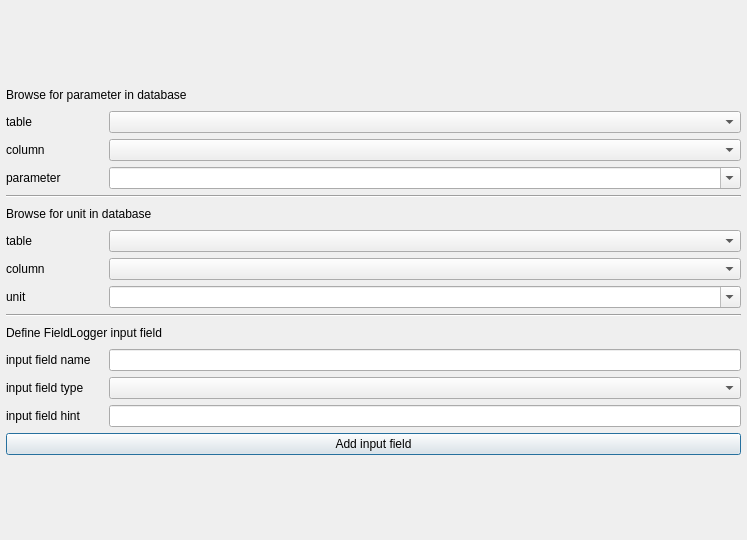
<?xml version="1.0" encoding="UTF-8"?>
<ui version="4.0">
 <class>ParameterBrowserDialog</class>
 <widget class="QDialog" name="ParameterBrowserDialog">
  <property name="windowModality">
   <enum>Qt::NonModal</enum>
  </property>
  <property name="enabled">
   <bool>true</bool>
  </property>
  <property name="geometry">
   <rect>
    <x>0</x>
    <y>0</y>
    <width>747</width>
    <height>540</height>
   </rect>
  </property>
  <property name="sizePolicy">
   <sizepolicy hsizetype="Fixed" vsizetype="Fixed">
    <horstretch>0</horstretch>
    <verstretch>0</verstretch>
   </sizepolicy>
  </property>
  <property name="minimumSize">
   <size>
    <width>747</width>
    <height>540</height>
   </size>
  </property>
  <property name="maximumSize">
   <size>
    <width>747</width>
    <height>540</height>
   </size>
  </property>
  <property name="windowTitle">
   <string>Dialog</string>
  </property>
  <property name="sizeGripEnabled">
   <bool>false</bool>
  </property>
  <property name="modal">
   <bool>false</bool>
  </property>
  <layout class="QVBoxLayout" name="verticalLayout">
   <property name="leftMargin">
    <number>6</number>
   </property>
   <property name="topMargin">
    <number>6</number>
   </property>
   <property name="rightMargin">
    <number>6</number>
   </property>
   <property name="bottomMargin">
    <number>6</number>
   </property>
   <item>
    <layout class="QHBoxLayout" name="horizontalLayout">
     <item>
      <layout class="QGridLayout" name="gridLayout">
       <item row="15" column="0">
        <widget class="QLabel" name="label_8">
         <property name="text">
          <string>input field hint</string>
         </property>
        </widget>
       </item>
       <item row="4" column="0" colspan="4">
        <widget class="Line" name="line">
         <property name="orientation">
          <enum>Qt::Horizontal</enum>
         </property>
        </widget>
       </item>
       <item row="7" column="3">
        <widget class="QComboBox" name="_unit_columns">
         <property name="focusPolicy">
          <enum>Qt::StrongFocus</enum>
         </property>
        </widget>
       </item>
       <item row="16" column="0" colspan="4">
        <widget class="QPushButton" name="_add_button">
         <property name="focusPolicy">
          <enum>Qt::StrongFocus</enum>
         </property>
         <property name="text">
          <string>Add input field</string>
         </property>
        </widget>
       </item>
       <item row="6" column="3">
        <widget class="QComboBox" name="_unit_table">
         <property name="focusPolicy">
          <enum>Qt::StrongFocus</enum>
         </property>
        </widget>
       </item>
       <item row="14" column="0">
        <widget class="QLabel" name="label_7">
         <property name="text">
          <string>input field type</string>
         </property>
        </widget>
       </item>
       <item row="2" column="0" colspan="2">
        <widget class="QLabel" name="label_2">
         <property name="text">
          <string>column</string>
         </property>
        </widget>
       </item>
       <item row="7" column="0" colspan="2">
        <widget class="QLabel" name="label_4">
         <property name="text">
          <string>column</string>
         </property>
        </widget>
       </item>
       <item row="15" column="3">
        <widget class="QLineEdit" name="_hint">
         <property name="focusPolicy">
          <enum>Qt::StrongFocus</enum>
         </property>
        </widget>
       </item>
       <item row="13" column="3">
        <widget class="QLineEdit" name="_combined_name">
         <property name="focusPolicy">
          <enum>Qt::StrongFocus</enum>
         </property>
         <property name="text">
          <string/>
         </property>
        </widget>
       </item>
       <item row="3" column="3">
        <widget class="QComboBox" name="_distinct_parameter">
         <property name="focusPolicy">
          <enum>Qt::StrongFocus</enum>
         </property>
         <property name="editable">
          <bool>true</bool>
         </property>
        </widget>
       </item>
       <item row="8" column="3">
        <widget class="QComboBox" name="_distinct_unit">
         <property name="focusPolicy">
          <enum>Qt::StrongFocus</enum>
         </property>
         <property name="editable">
          <bool>true</bool>
         </property>
        </widget>
       </item>
       <item row="1" column="0" colspan="2">
        <widget class="QLabel" name="label">
         <property name="text">
          <string>table</string>
         </property>
        </widget>
       </item>
       <item row="14" column="3">
        <widget class="QComboBox" name="_input_type">
         <property name="focusPolicy">
          <enum>Qt::StrongFocus</enum>
         </property>
        </widget>
       </item>
       <item row="8" column="0" colspan="2">
        <widget class="QLabel" name="label_6">
         <property name="text">
          <string>unit</string>
         </property>
        </widget>
       </item>
       <item row="1" column="3">
        <widget class="QComboBox" name="_parameter_table">
         <property name="focusPolicy">
          <enum>Qt::StrongFocus</enum>
         </property>
        </widget>
       </item>
       <item row="6" column="0" colspan="2">
        <widget class="QLabel" name="label_5">
         <property name="text">
          <string>table</string>
         </property>
        </widget>
       </item>
       <item row="2" column="3">
        <widget class="QComboBox" name="_parameter_columns">
         <property name="focusPolicy">
          <enum>Qt::StrongFocus</enum>
         </property>
        </widget>
       </item>
       <item row="13" column="0">
        <widget class="QLabel" name="label_11">
         <property name="text">
          <string>input field name</string>
         </property>
        </widget>
       </item>
       <item row="3" column="0" colspan="2">
        <widget class="QLabel" name="label_3">
         <property name="text">
          <string>parameter</string>
         </property>
        </widget>
       </item>
       <item row="10" column="0" colspan="4">
        <widget class="Line" name="line_2">
         <property name="orientation">
          <enum>Qt::Horizontal</enum>
         </property>
        </widget>
       </item>
       <item row="0" column="0" colspan="4">
        <widget class="QLabel" name="label_9">
         <property name="minimumSize">
          <size>
           <width>0</width>
           <height>20</height>
          </size>
         </property>
         <property name="maximumSize">
          <size>
           <width>16777215</width>
           <height>20</height>
          </size>
         </property>
         <property name="text">
          <string>Browse for parameter in database</string>
         </property>
        </widget>
       </item>
       <item row="11" column="0" colspan="4">
        <widget class="QLabel" name="label_12">
         <property name="maximumSize">
          <size>
           <width>16777215</width>
           <height>20</height>
          </size>
         </property>
         <property name="text">
          <string>Define FieldLogger input field</string>
         </property>
         <property name="Fieldlogger input fields" stdset="0">
          <string>TextLabel</string>
         </property>
        </widget>
       </item>
       <item row="5" column="0" colspan="4">
        <widget class="QLabel" name="label_10">
         <property name="maximumSize">
          <size>
           <width>16777215</width>
           <height>20</height>
          </size>
         </property>
         <property name="text">
          <string>Browse for unit in database</string>
         </property>
        </widget>
       </item>
      </layout>
     </item>
    </layout>
   </item>
  </layout>
 </widget>
 <tabstops>
  <tabstop>_parameter_table</tabstop>
  <tabstop>_parameter_columns</tabstop>
  <tabstop>_distinct_parameter</tabstop>
  <tabstop>_unit_table</tabstop>
  <tabstop>_unit_columns</tabstop>
  <tabstop>_distinct_unit</tabstop>
  <tabstop>_combined_name</tabstop>
  <tabstop>_input_type</tabstop>
  <tabstop>_hint</tabstop>
  <tabstop>_add_button</tabstop>
 </tabstops>
 <resources/>
 <connections/>
</ui>
